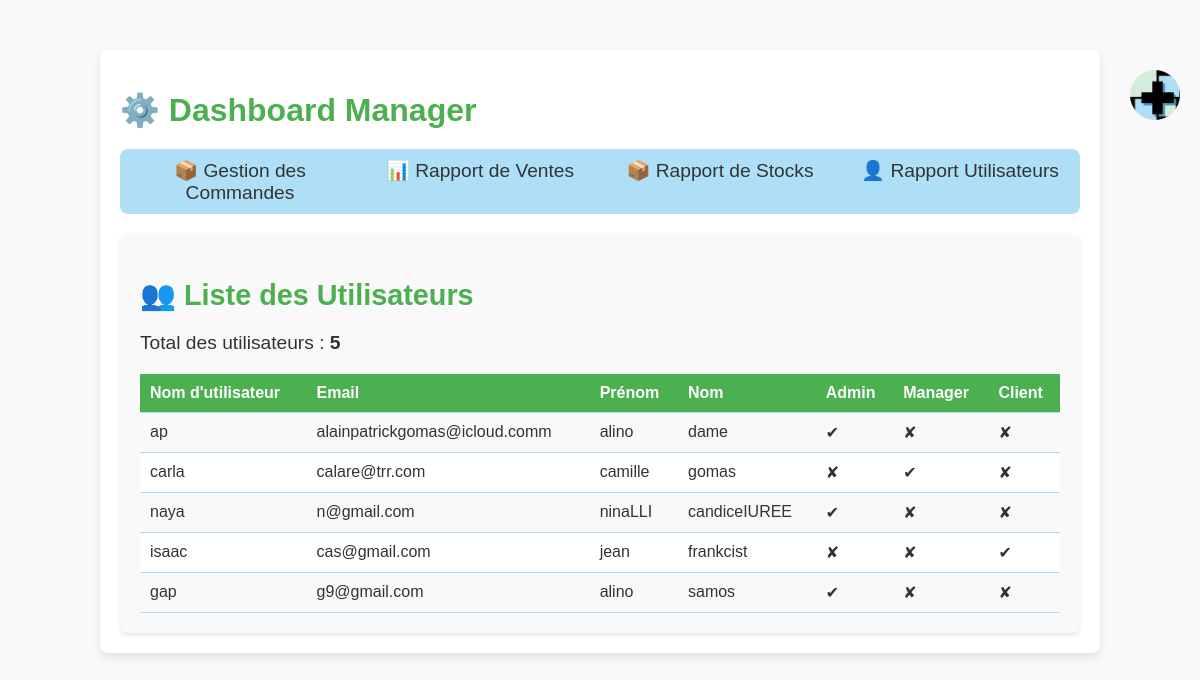
Screenshot of /users/ (signed in) with the database file from the repository.
### Ecomed/models.py (models this page shows, shortened)
class CustomUser(AbstractUser):
    is_manager = models.BooleanField(default=False)
    is_client = models.BooleanField(default=False)
    is_admin = models.BooleanField(default=False)
    email = models.EmailField(unique=True)
    first_name = models.CharField(max_length=30)
    last_name = models.CharField(max_length=30)
    code = models.CharField(max_length=100, blank=True, null=True)
    date_joined = models.DateTimeField(null=True, blank=True, auto_now_add=True)

### Ecomed/views.py (the view)
# urls.py: path('users/', users_list_view, name='users_list'),
@login_required
def users_list_view(request):
    users = CustomUser.objects.all()
    total_users = users.count()
    return render(request, 'Ecomed/users_list.html', {'users': users, 'total_users': total_users})

### Ecomed/templates/Ecomed/users_list.html (shortened to what this page needs)
<!DOCTYPE html>
<html>
<head>
    {% load static %}
    <link rel="stylesheet" type="text/css" href="{% static 'ecomed_users_list.css' %}">
</head>
<body>
    <a href="{% url 'home' %}" class="logo">
        <img src="{% static 'images/logo.png' %}" alt="Logo">
    </a>
    <div class="dashboard-container">
        <h1 class="header">⚙️ Dashboard Manager</h1>
        <nav>
            <ul class="nav-list">
                <li><a href="{% url 'orders_list' %}">📦 Gestion des Commandes</a></li>
                <li><a href="{% url 'sales_report' %}">📊 Rapport de Ventes</a></li>
                <li><a href="{% url 'stock_report' %}">📦 Rapport de Stocks</a></li>
                <li><a href="{% url 'user_report' %}">👤 Rapport Utilisateurs</a></li>
            </ul>
        </nav>
        <div class="users-section">
            <h2 class="users-header">👥 Liste des Utilisateurs</h2>
            <p class="total-users">Total des utilisateurs : <strong>{{ total_users }}</strong></p>
            <table class="user-table">
                <thead>
                    <tr>
                        <th>Nom d'utilisateur</th>
                        <th>Email</th>
                        <th>Prénom</th>
                        <th>Nom</th>
                        <th>Admin</th>
                        <th>Manager</th>
                        <th>Client</th>
                    </tr>
                </thead>
                <tbody>
                    {% for user in users %}
                        <tr>
                            <td>{{ user.username }}</td>
                            <td>{{ user.email }}</td>
                            <td>{{ user.first_name }}</td>
                            <td>{{ user.last_name }}</td>
                            <td>{{ user.is_admin|yesno:"✔,✘" }}</td>
                            <td>{{ user.is_manager|yesno:"✔,✘" }}</td>
                            <td>{{ user.is_client|yesno:"✔,✘" }}</td>
                        </tr>
                    {% empty %}
                        <tr>
                            <td colspan="7">Aucun utilisateur trouvé</td>
                        </tr>
                    {% endfor %}
                </tbody>
            </table>
        </div>
    </div>
</body>
</html>

### Ecomed/static/ecomed_users_list.css (style rules this page uses)
:root { --primary-color: #4CAF50; --secondary-color: #AEDFF7; --background-color: #F9F9F9; --text-color: #333; --header-color: #fff; }
body { font-family: 'Arial', sans-serif; background-color: var(--background-color); color: var(--text-color); margin: 0; padding: 0; position: relative; }
.logo { position: absolute; top: 20px; right: 20px; width: 50px; height: 50px; border-radius: 50%; overflow: hidden; cursor: pointer; z-index: 1000; }
.logo img { width: 100%; height: 100%; object-fit: cover; }
.dashboard-container { width: 80%; margin: 50px auto; background-color: var(--header-color); padding: 20px; border-radius: 8px; box-shadow: 0 4px 8px rgba(0, 0, 0, 0.1); }
.header { display: flex; align-items: center; color: var(--primary-color); font-size: 2em; margin-bottom: 20px; }
.nav-list { list-style: none; display: flex; justify-content: space-around; padding: 0; margin: 20px 0; background-color: var(--secondary-color); border-radius: 8px; }
.nav-list li { flex: 1; text-align: center; }
.nav-list a { text-decoration: none; color: var(--text-color); font-size: 1.2em; padding: 10px; display: block; }
.users-section { background-color: var(--background-color); padding: 20px; border-radius: 8px; box-shadow: 0 2px 4px rgba(0, 0, 0, 0.1); }
.users-header { display: flex; align-items: center; font-size: 1.8em; color: var(--primary-color); margin-bottom: 15px; }
.total-users { font-size: 1.2em; margin-bottom: 20px; }
.user-table { width: 100%; border-collapse: collapse; }
.user-table th, .user-table td { padding: 10px; border-bottom: 1px solid var(--secondary-color); text-align: left; }
.user-table th { background-color: var(--primary-color); color: var(--header-color); }
.user-table tr:nth-child(even) { background-color: var(--header-color); }

### rows the page displays
CustomUser: username "ap", email "alainpatrickgomas@icloud.comm", first_name "alino", last_name "dame", is_admin "✔", is_manager "✘", is_client "✘"
CustomUser: username "carla", email "calare@trr.com", first_name "camille", last_name "gomas", is_admin "✘", is_manager "✔", is_client "✘"
CustomUser: username "naya", email "n@gmail.com", first_name "ninaLLI", last_name "candiceIUREE", is_admin "✔", is_manager "✘", is_client "✘"
CustomUser: username "isaac", email "cas@gmail.com", first_name "jean", last_name "frankcist", is_admin "✘", is_manager "✘", is_client "✔"
CustomUser: username "gap", email "g9@gmail.com", first_name "alino", last_name "samos", is_admin "✔", is_manager "✘", is_client "✘"

### other values shown
{{ total_users }} "5"
